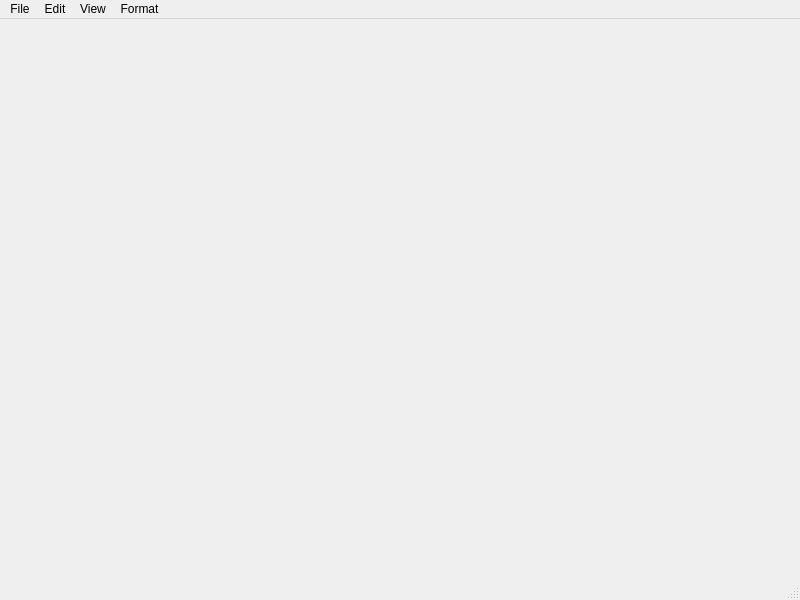
<?xml version="1.0" encoding="UTF-8"?>
<ui version="4.0">
 <class>MainWindow</class>
 <widget class="QMainWindow" name="MainWindow">
  <property name="geometry">
   <rect>
    <x>0</x>
    <y>0</y>
    <width>800</width>
    <height>600</height>
   </rect>
  </property>
  <property name="windowTitle">
   <string>MainWindow</string>
  </property>
  <widget class="QWidget" name="centralwidget"/>
  <widget class="QMenuBar" name="menubar">
   <property name="geometry">
    <rect>
     <x>0</x>
     <y>0</y>
     <width>800</width>
     <height>38</height>
    </rect>
   </property>
   <widget class="QMenu" name="menuFile">
    <property name="title">
     <string>File</string>
    </property>
    <addaction name="actionNew_File"/>
    <addaction name="actionOpen_File"/>
    <addaction name="actionOpen_Folder"/>
    <addaction name="actionClose_FIle"/>
    <addaction name="actionSave_File"/>
    <addaction name="actionSave_As"/>
   </widget>
   <widget class="QMenu" name="menuEdit">
    <property name="title">
     <string>Edit</string>
    </property>
    <addaction name="actionUndo"/>
    <addaction name="actionRedo"/>
    <addaction name="separator"/>
    <addaction name="actionCut"/>
    <addaction name="actionCopy"/>
    <addaction name="actionPaste"/>
    <addaction name="actionDelete"/>
    <addaction name="separator"/>
    <addaction name="actionFind"/>
    <addaction name="actionFind_Replace"/>
   </widget>
   <widget class="QMenu" name="menuView">
    <property name="title">
     <string>View</string>
    </property>
    <addaction name="actionRestore_Zoom"/>
    <addaction name="actionZoom_in"/>
    <addaction name="actionZoom_out"/>
   </widget>
   <widget class="QMenu" name="menuFormat">
    <property name="title">
     <string>Format</string>
    </property>
    <addaction name="actionDefault_format"/>
    <addaction name="actionFont"/>
   </widget>
   <addaction name="menuFile"/>
   <addaction name="menuEdit"/>
   <addaction name="menuView"/>
   <addaction name="menuFormat"/>
  </widget>
  <widget class="QStatusBar" name="statusbar"/>
  <action name="actionNew_File">
   <property name="text">
    <string>New File</string>
   </property>
   <property name="shortcut">
    <string>Ctrl+N</string>
   </property>
  </action>
  <action name="actionClose_FIle">
   <property name="text">
    <string>Close FIle</string>
   </property>
   <property name="shortcut">
    <string>Ctrl+W</string>
   </property>
  </action>
  <action name="actionOpen_File">
   <property name="text">
    <string>Open File</string>
   </property>
   <property name="shortcut">
    <string>Ctrl+O</string>
   </property>
  </action>
  <action name="actionSave_File">
   <property name="text">
    <string>Save</string>
   </property>
   <property name="shortcut">
    <string>Ctrl+S</string>
   </property>
  </action>
  <action name="actionSave_As">
   <property name="text">
    <string>Save As</string>
   </property>
   <property name="shortcut">
    <string>Ctrl+Shift+S</string>
   </property>
  </action>
  <action name="actionOpen_Folder">
   <property name="text">
    <string>Open Folder</string>
   </property>
  </action>
  <action name="actionFind">
   <property name="text">
    <string>Find</string>
   </property>
   <property name="shortcut">
    <string>Ctrl+F</string>
   </property>
  </action>
  <action name="actionFind_Replace">
   <property name="text">
    <string>Find Replace</string>
   </property>
   <property name="shortcut">
    <string>Ctrl+Alt+F</string>
   </property>
  </action>
  <action name="actionUndo">
   <property name="text">
    <string>Undo</string>
   </property>
   <property name="shortcut">
    <string>Ctrl+Z</string>
   </property>
  </action>
  <action name="actionRedo">
   <property name="text">
    <string>Redo</string>
   </property>
   <property name="shortcut">
    <string>Ctrl+Y</string>
   </property>
  </action>
  <action name="actionCut">
   <property name="text">
    <string>Cut</string>
   </property>
   <property name="shortcut">
    <string>Ctrl+X</string>
   </property>
  </action>
  <action name="actionCopy">
   <property name="text">
    <string>Copy</string>
   </property>
   <property name="shortcut">
    <string>Ctrl+C</string>
   </property>
  </action>
  <action name="actionPaste">
   <property name="text">
    <string>Paste</string>
   </property>
   <property name="shortcut">
    <string>Ctrl+V</string>
   </property>
  </action>
  <action name="actionDelete">
   <property name="text">
    <string>Delete</string>
   </property>
   <property name="shortcut">
    <string>Ctrl+Backspace</string>
   </property>
  </action>
  <action name="actionZoom_in">
   <property name="text">
    <string>Zoom in</string>
   </property>
   <property name="shortcut">
    <string>Ctrl+Shift+=</string>
   </property>
  </action>
  <action name="actionZoom_out">
   <property name="text">
    <string>Zoom out</string>
   </property>
   <property name="shortcut">
    <string>Ctrl+-</string>
   </property>
  </action>
  <action name="actionRestore_Zoom">
   <property name="text">
    <string>Default Zoom</string>
   </property>
   <property name="shortcut">
    <string>Ctrl+À</string>
   </property>
  </action>
  <action name="actionFont">
   <property name="text">
    <string>Font</string>
   </property>
  </action>
  <action name="actionDefault_format">
   <property name="text">
    <string>Default format</string>
   </property>
  </action>
 </widget>
 <resources/>
 <connections/>
</ui>
